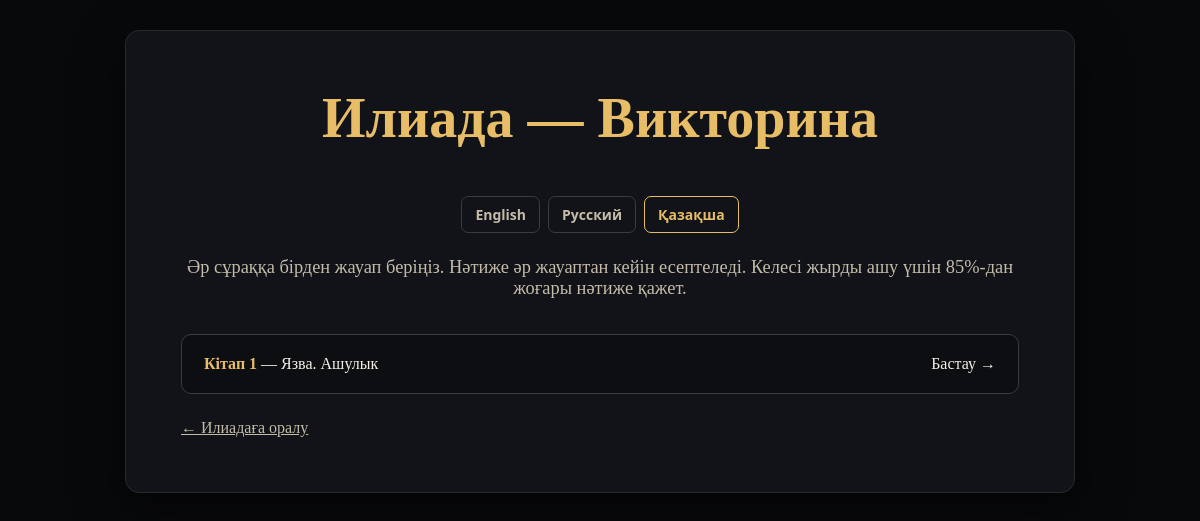
/quiz/kk/, run on the app's committed database.
### main/models.py (models this page shows, shortened)
class QuizSong(models.Model):
    LANGUAGE_CHOICES = [
        ("en", "English"),
        ("ru", "Русский"),
        ("kk", "Қазақша"),
    ]
    number = models.PositiveIntegerField(verbose_name="Номер песни")
    language = models.CharField(
        max_length=2,
        choices=LANGUAGE_CHOICES,
        default="en",
        verbose_name="Язык версии",
    )
    title = models.CharField(
        max_length=200,
        verbose_name="Название песни",
    )
    text_html = models.TextField(
        blank=True,
        verbose_name="Текст песни (HTML)",
        help_text=(
            "Для английской версии можно оставить пустым, чтобы использовать "
            "сохранённый текст Book I. Для русского и казахского вставьте сюда "
            "текст в HTML, используя span class=\"clickable\" data-target=\"ID\" "
            "для слов с аннотациями."
        ),
    )
    class Meta:
        ordering = ["number", "language"]
        constraints = [
            models.UniqueConstraint(
                fields=["number", "language"],
                name="unique_song_version_language",
            )
        ]
        verbose_name = "Версия песни"
        verbose_name_plural = "Версии песен"

### main/views.py (the view)
# urls.py: path("quiz/", views.quiz_home, {"language": "en"}, name="quiz_home"),
def quiz_home(request, language="en"):
    language = _language_or_404(language)
    songs = QuizSong.objects.filter(language=language)
    return render(
        request,
        "quiz_home.html",
        {
            "songs": songs,
            "language": language,
            "language_names": LANGUAGE_NAMES,
            "ui": _ui(language),
            "pass_percent": PASS_PERCENT,
        },
    )

### main/views.py (called while the page is built)
def _ui(language):
    return {
        key: value.format(pass_percent=PASS_PERCENT, required_percent=PASS_PERCENT)
        for key, value in INTERFACE_TEXT[language].items()
    }

def _language_or_404(language):
    language = language.lower()
    if language not in SUPPORTED_LANGUAGES:
        from django.http import Http404
        raise Http404("Unsupported language")
    return language

### main/templates/quiz_home.html (shortened to what this page needs)
<!DOCTYPE html>
<html lang="{{ language }}">
<head>
</head>
<body>
  <main class="wrap">
    <section class="card">
      <h1>{{ ui.quiz }}</h1>
      <nav class="language-nav" aria-label="{{ ui.language }}">
        <a href="{% url 'quiz_home_language' 'en' %}" class="{% if language == 'en' %}active{% endif %}">English</a>
        <a href="{% url 'quiz_home_language' 'ru' %}" class="{% if language == 'ru' %}active{% endif %}">Русский</a>
        <a href="{% url 'quiz_home_language' 'kk' %}" class="{% if language == 'kk' %}active{% endif %}">Қазақша</a>
      </nav>
      <p class="subtitle">
        {{ ui.quiz_subtitle }}
      </p>
      <div class="songs">
        {% for song in songs %}
          <a class="song" href="{% url 'quiz_song' language song.number %}">
            <span><strong>{{ ui.book }} {{ song.number }}</strong> — {{ song.title }}</span>
            <span>{{ ui.start }} →</span>
          </a>
        {% empty %}
          <p>{{ ui.no_quiz_questions }}</p>
        {% endfor %}
      </div>
      <a class="home" href="{% url 'reader_language' language %}">← {{ ui.back_to_iliad }}</a>
    </section>
  </main>
</body>
</html>

### main/templates/quiz_home.html (style rules this page uses)
:root { --bg: #08090b; --paper: #111318; --ink: #f4f0e7; --muted: #c4bba8; --gold: #e8bd67; --gold-hover: #f4d58f; --panel: #0c0e12; --border: #80602e; --green: #6fcf97; }
* { box-sizing: border-box; }
body { margin: 0; min-height: 100vh; padding: 30px 16px; background: var(--bg); color: var(--ink); font-family: "Trebuchet MS", "Palatino Linotype", Palatino, Georgia, serif; }
.wrap { max-width: 950px; margin: 0 auto; }
.card { background: var(--paper); border: 1px solid #292a2e; border-radius: 14px; padding: clamp(24px, 5vw, 55px); box-shadow: 0 18px 50px rgba(0,0,0,.55); }
h1 { margin-top: 0; text-align: center; color: var(--gold); font-size: clamp(2.2rem, 5vw, 3.5rem); }
.subtitle { text-align: center; color: var(--muted); font-size: 1.15rem; margin-bottom: 35px; }
.songs { display: grid; gap: 14px; }
.song { display: flex; justify-content: space-between; align-items: center; gap: 20px; padding: 20px 22px; border: 1px solid #393b40; border-radius: 10px; background: var(--panel); text-decoration: none; color: var(--ink); transition: .15s ease; }
.song strong { color: var(--gold); }
.home { display: inline-block; margin-top: 25px; color: var(--muted); }
.language-nav { text-align:center; margin: 0 0 24px; display:flex; justify-content:center; gap:8px; flex-wrap:wrap; }
.language-nav a { display:inline-block; padding:8px 13px; border:1px solid #393b40; border-radius:7px; color:var(--muted); text-decoration:none; font:600 14px system-ui,sans-serif; }
.language-nav a.active { border-color:var(--gold); color:var(--gold); }

### data on the page
QuizSong: book "Кітап", number "1", title "Язва. Ашулык", start "Бастау"

### other printed values
{{ ui.quiz }} "Илиада — Викторина"
{{ ui.quiz_subtitle }} "Әр сұраққа бірден жауап беріңіз. Нәтиже әр жауаптан кейін есептеледі. Келесі жырды ашу үшін 85%-дан жоғары нәтиже қажет."
{{ ui.back_to_iliad }} "Илиадаға оралу"
